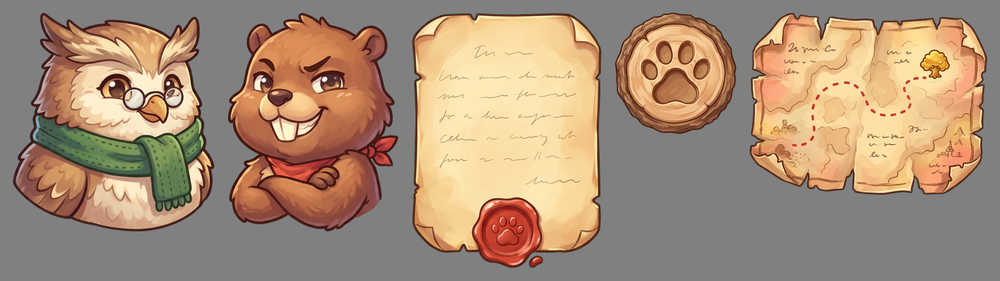
#> input picture art/contact_story.png, 1000 x 281 px, shrunk from 1637 x 460 before the run
$ python recenter.py ../contact_story.png
#> lines starting #> are read from the running program, lines starting #| are printed output that depends on the picture
import sys, numpy as np
from PIL import Image
for p in sys.argv[1:]:
    im=Image.open(p).convert('RGBA'); a=np.array(im)[...,3]
#> further down, im is the input picture: PIL image 1000x281 RGBA; mean R, G, B, A 168.4, 143.2, 119.8, 255
#> after `a = np.array(im)[..., 3]`: a: shape (281, 1000); every value is 255
    ys=np.where(a.max(1)>128)[0]; yb=ys.max(); rows=a[max(0,yb-4):yb+1]
#> after `ys = np.where(a.max(1) > 128)[0]`: ys = 281 values from 0 to 280
#> after `yb = ys.max()`: yb = 280
    xs=np.where(rows.max(0)>128)[0]; cx=(xs.min()+xs.max())/2
#> after `xs = np.where(rows.max(0) > 128)[0]`: xs = 1000 values from 0 to 999
#> after `cx = (xs.min() + xs.max()) / 2`: cx = 499.5
    W=im.width; L=cx; Rr=W-cx; m=max(L,Rr); nw=int(round(2*m))
#> after `W = im.width`: W = 1000
#> after `L = cx`: L = 499.5
#> after `Rr = W - cx`: Rr = 500.5
#> after `m = max(L, Rr)`: m = 500.5
#> after `nw = int(round(2 * m))`: nw = 1001
    o=Image.new('RGBA',(nw,im.height)); o.paste(im,(int(round(m-L)),0)); o.save(p); print(p,(W,im.height),'->',o.size,'cx',cx)
#> after `o = Image.new('RGBA', (nw, im.height))`: o: PIL image 1001x281 RGBA; every value is 0
#> after `o.paste(im, (int(round(m - L)), 0))`:
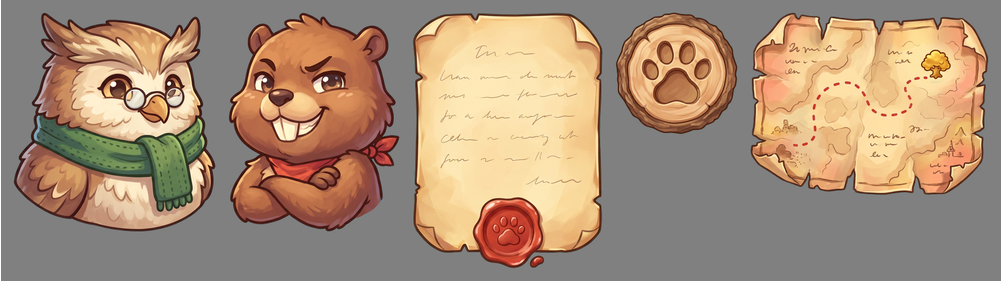
#> o: PIL image 1001x281 RGBA; mean R, G, B, A 168.2, 143, 119.7, 254.7; transparent parts drawn white
#| ../contact_story.png (1000, 281) -> (1001, 281) cx 499.5
